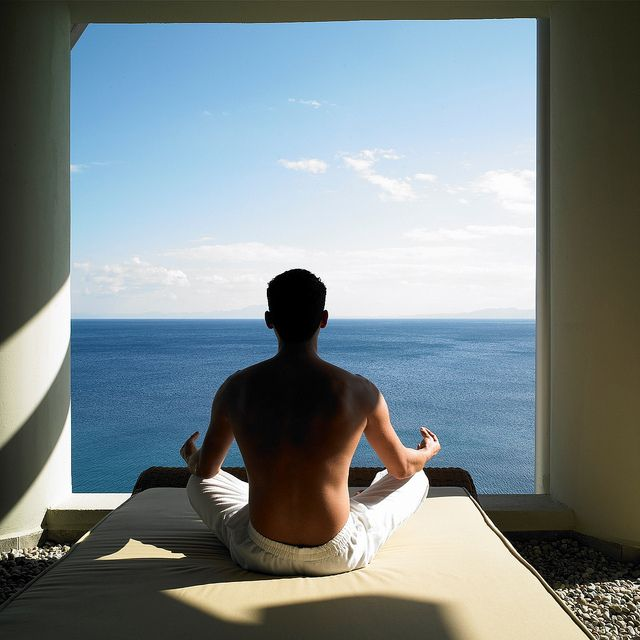
#> input picture image_processing.jpg, 640 x 640 px
$ python kontur_algilama.py
#> lines starting #> are read from the running program, lines starting #| are printed output that depends on the picture; after the words box and inside, x2 and y2 are one past the last pixel; in counts of white or black regions, pixels touching at a corner belong together
import cv2
import matplotlib.pyplot as plt
import numpy as np

#resmi ice aktarma
img = cv2.imread("image_processing.jpg", 0)
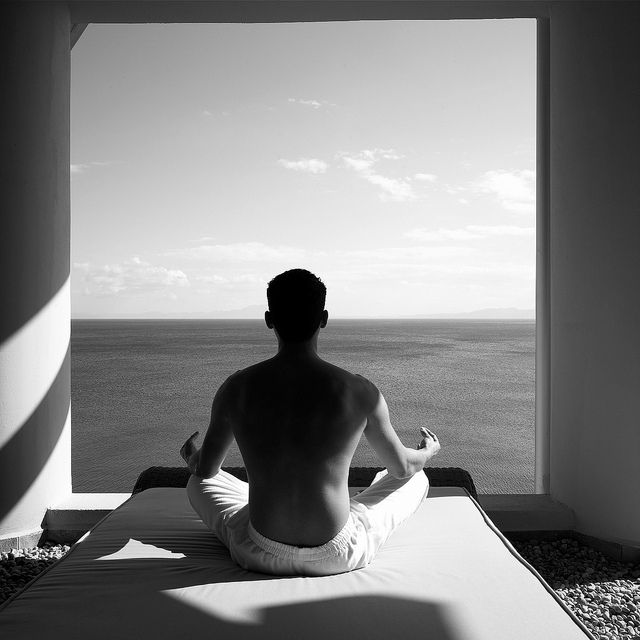
#> img: shape (640, 640); min 0, max 255, mean 131.4
plt.figure()
plt.title("Orijinal hali")
plt.imshow(img, cmap="gray")
plt.axis("off")
plt.show()

contours, hierarchy =  cv2.findContours(img, cv2.RETR_CCOMP, cv2.CHAIN_APPROX_SIMPLE)
#> contours = 444 contours, 441 with area under 20; largest, box (x1, y1, x2, y2) and area: (0, 0, 640, 640) 408318, (274, 273, 316, 343) 2014, (270, 279, 280, 289) 30

external_contours = np.zeros(img.shape)
internal_contours = np.zeros(img.shape)

for i  in range(len(contours)):
    #external
    if hierarchy[0][i][3] == -1:
        cv2.drawContours(external_contours, contours, i, (255,40,40), -1)
    else:
        #internal
        cv2.drawContours(internal_contours, contours, i, (255,40,40), -1)
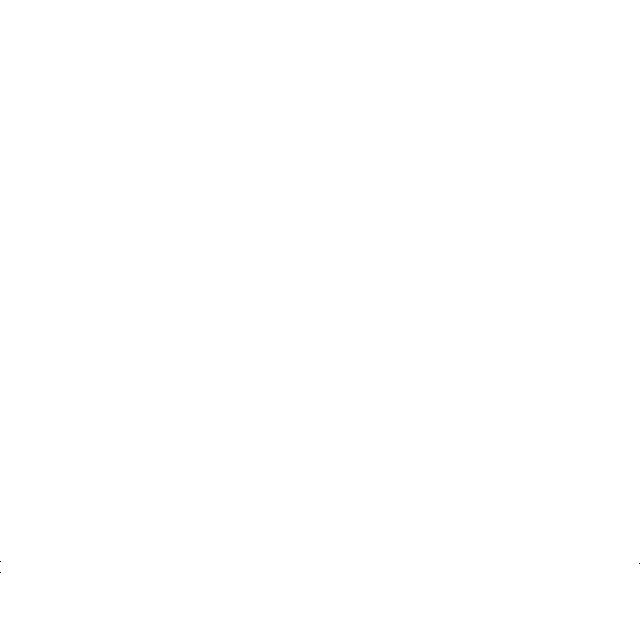
#> external_contours: shape (640, 640) float64; 100% white; black in thin lines or dots, all inside (x1, y1, x2, y2) = (0, 561, 640, 573)
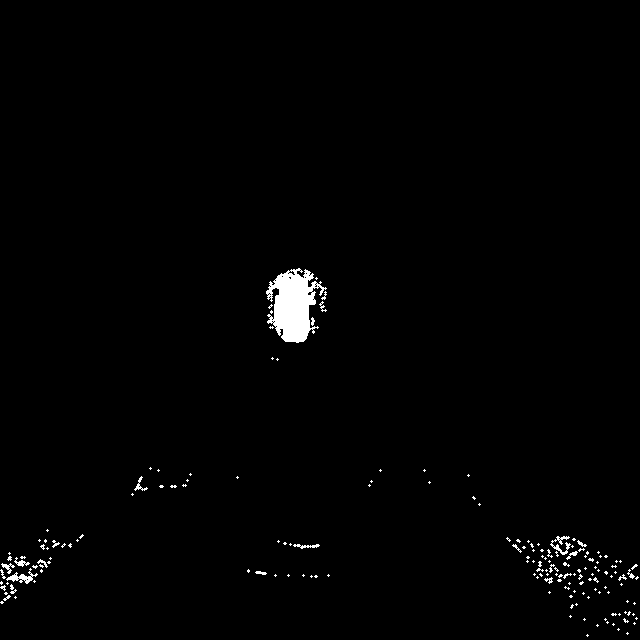
#> internal_contours: shape (640, 640) float64; 1.1% white; 171 white regions (147 under 20 px), largest, box (x1, y1, x2, y2) and area: (266, 268, 327, 343) 2601, (6, 568, 38, 584) 169, (550, 536, 571, 555) 142

plt.figure()
plt.title("Koseleri")
plt.imshow(internal_contours, cmap="gray")
plt.axis("off")
plt.show()
